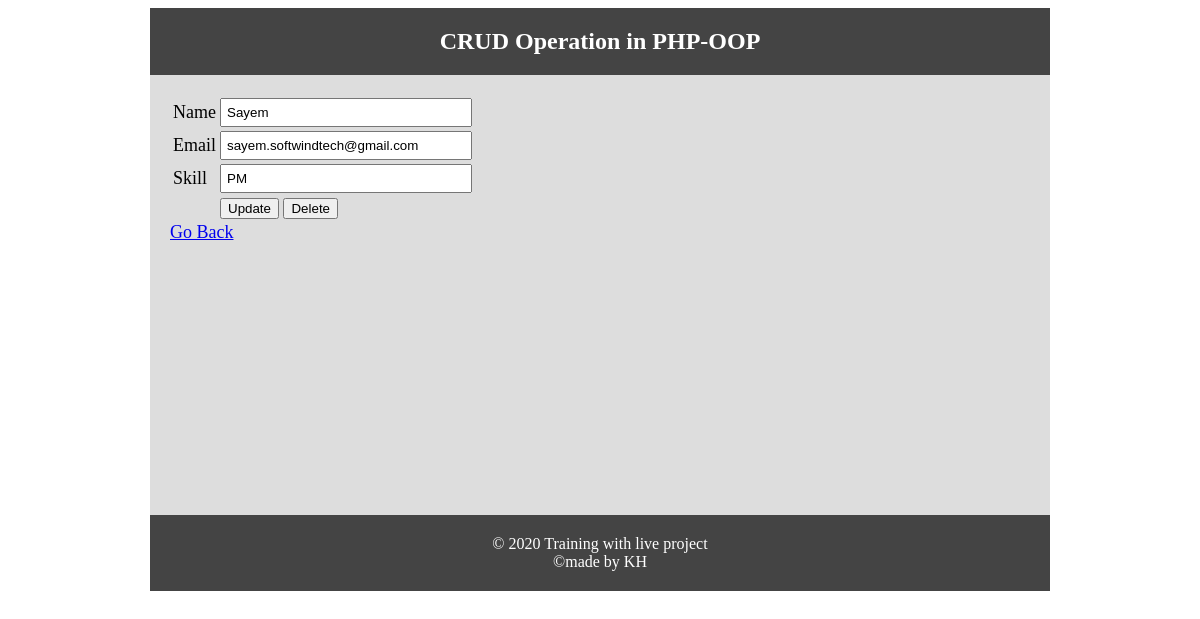
Page /update.php?id=58 on the committed database.
### tables this page shows
CREATE TABLE `users` (
  `id` int(11) NOT NULL,
  `name` varchar(255) NOT NULL,
  `email` varchar(255) NOT NULL,
  `skill` varchar(255) NOT NULL
);

### Database.php (called while the page is built, shortened)
<?php
Class Database {
	public $host = DB_HOST;
	public $user = DB_USER;
	public $pass = DB_PASS;
	public $dbname = DB_NAME;
	public $link;
	private function connectDB(){
		$this->link = new mysqli($this->host, $this->user, $this->pass, $this->dbname);
	}
 public function select($query)
 {
 	$result = $this->link->query($query) or die($this->link->error.__LINE__);
 	if ($result-> num_rows > 0) {
 		return $result;
 	}else{
 		return false;
 	}
 }
}
?>

### update.php (the view, shortened to what this page needs)
<?php include 'inc/header.php'; ?>
<?php
	$id = $_GET['id'];
	$db = new Database();
	$query = "SELECT * FROM users WHERE id = '$id'";
	$getdata = $db->select($query)->fetch_assoc();
?>
<form action="update.php?id=<?php echo $id;?>" method="post">
<table>
	<tr>
		<td>Name</td>
		<td><input type="text" name="name" value="<?php echo $getdata['name']; ?>"></td>
	</tr>
	<tr>
		<td>Email</td>
		<td><input type="text" name="email" value="<?php echo $getdata['email']; ?>"></td>
	</tr>
	<tr>
		<td>Skill</td>
		<td><input type="text" name="skill" value="<?php echo $getdata['skill']; ?>"></td>
	</tr>
	<tr>
		<td></td>
		<td>
			<input type="submit" name="update" value="Update">
			<input type="submit" name="delete" value="Delete">
		</td>
	</tr>
</table>
 </form>
 <a href="index.php">Go Back</a>
<?php include 'inc/footer.php'; ?>

### rows in the picture
users: name "Sayem", email "sayem.softwindtech@gmail.com", skill "PM"
